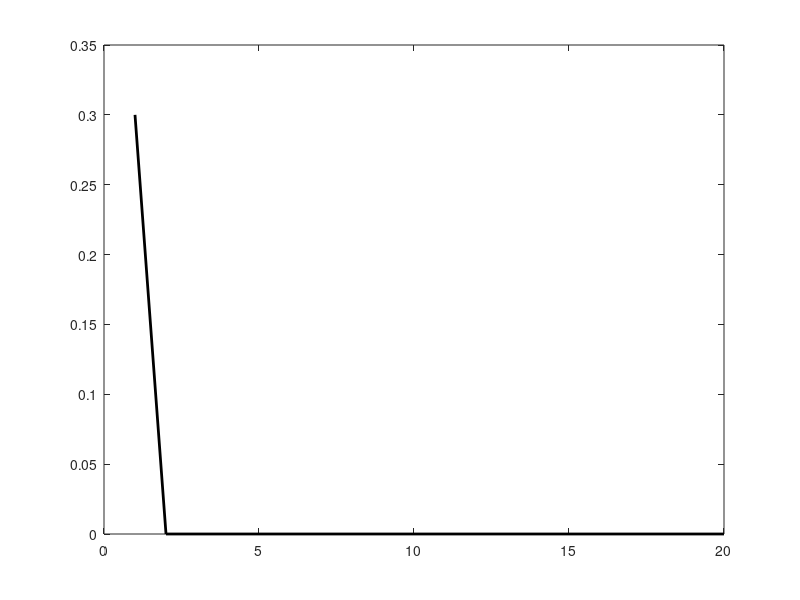

The MATLAB script that drew this image: (Note: this script raises an error after producing the figure.)
% show zernike coefficients from imagine optics
% 
% 
close all;
zernNum = 20;
x = 1:zernNum;
pathMain = 'C:\Programs\computAO\Data\20200816_DMresponseAnalysis\';
r = 0.3;
folder1 = 'Batch_0627AOMI_1um_1um_0p3';
folder2 = 'Batch_0807AOMI_0p5um_1um_0p3';
folder3 = 'Batch_0816AOMI_1um_1um_0p3';
folder4 = 'Batch_0816_1sx2_0p5um_0p5um_0p3';
subFolder = 'ANSI_idx_';
fileName = 'Net_0p3_zernCoefNet.txt';
for i = 1:20
    zern0 = zeros(1,zernNum);
    zern0(i) = r;
    y = zern0;
    figure,plot(x,y, '-k', 'LineWidth',2);
    flieZernCoeffs = [pathMain, folder1, '\', subFolder, num2str(i), '\', fileName]; 
    coeffsRaw = importdata(flieZernCoeffs);
    y = -coeffsRaw(1:zernNum);
    hold on, plot(x,y, 'LineWidth',2);
    flieZernCoeffs = [pathMain, folder2, '\', subFolder, num2str(i), '\', fileName]; 
    coeffsRaw = importdata(flieZernCoeffs);
    y = -coeffsRaw(1:zernNum);
%     hold on, plot(x,y, 'LineWidth',1);
%     flieZernCoeffs = [pathMain, folder3, '\', subFolder, num2str(i), '\', fileName]; 
%     coeffsRaw = importdata(flieZernCoeffs);
%     y = -coeffsRaw(1:zernNum);
%     hold on, plot(x,y, 'LineWidth',1);
    flieZernCoeffs = [pathMain, folder4, '\', subFolder, num2str(i), '\', fileName]; 
    coeffsRaw = importdata(flieZernCoeffs);
    y = -coeffsRaw(1:zernNum);
    hold on, plot(x,y, 'LineWidth',2);
%     legend('input', '0627 1um 1um', '0807 0p5um 1um', '0816 1um 1um', '0816 0p5um 0p5um');
%     legend('input', '1um bead', '0.5um bead');
    xlabel('Zernike Index (ANSI)');
    ylabel('Coef Value');
    xlim([0 21]);
    ylim([-0.2 r+0.1]);
    set(gca,'fontsize', 18);
end